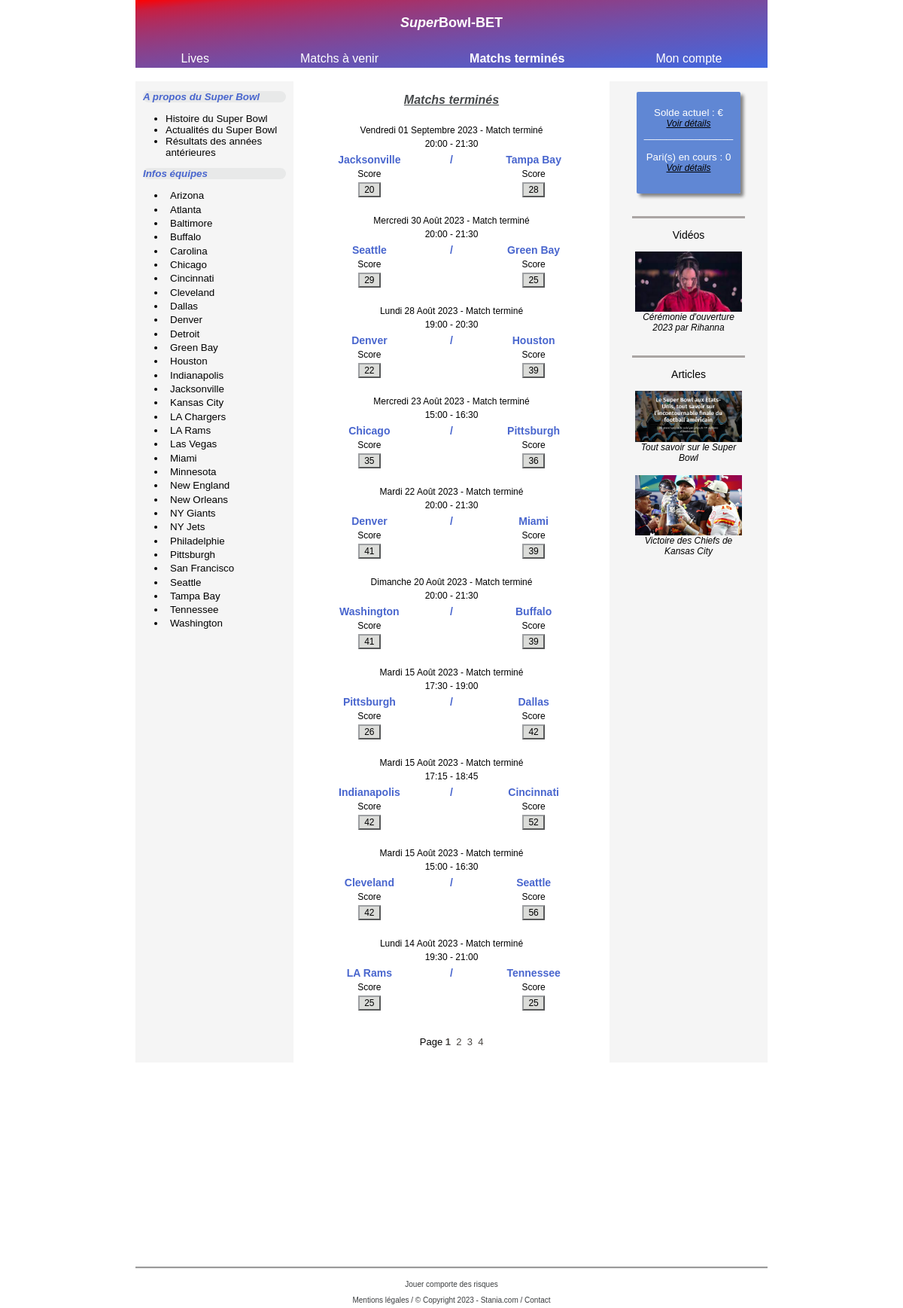
/user/matchs_over_user.php, run on the app's committed database.
### tables this page shows
CREATE TABLE `teams` (
  `team_id` int(11) NOT NULL,
  `team_name` varchar(255) NOT NULL,
  `team_winning_odds` decimal(11,2) NOT NULL,
  `player1` varchar(255) NOT NULL,
  `player2` varchar(255) NOT NULL,
  `player3` varchar(255) NOT NULL,
  `player4` varchar(255) NOT NULL,
  `player5` varchar(255) NOT NULL,
  `player6` varchar(255) NOT NULL,
  `player7` varchar(255) NOT NULL,
  `player8` varchar(255) NOT NULL,
  `player9` varchar(255) NOT NULL,
  `player10` varchar(255) NOT NULL,
  `player11` varchar(255) NOT NULL,
  `comment` text NOT NULL,
  `latest_news` text NOT NULL
);

CREATE TABLE `matchs` (
  `match_id` int(11) NOT NULL,
  `match_date` date NOT NULL,
  `start_time` time NOT NULL,
  `end_time` time NOT NULL,
  `team1_name` varchar(255) NOT NULL,
  `team2_name` varchar(255) NOT NULL,
  `match_name` varchar(255) NOT NULL,
  `match_comment` varchar(255) NOT NULL,
  `date_match_name` varchar(255) NOT NULL,
  `team1_odds` decimal(11,2) NOT NULL,
  `draw_odds` decimal(11,2) NOT NULL,
  `team2_odds` decimal(11,2) NOT NULL,
  `team1_score` int(11) DEFAULT NULL,
  `team2_score` int(11) DEFAULT NULL,
  `team_winning_name` varchar(255) DEFAULT NULL,
  `match_status` varchar(255) NOT NULL,
  `admin_status` varchar(255) NOT NULL
);

### user/matchs_over_user.php (the view, shortened to what the rows shown need)
<?php require_once "../templates/header_home_norefresh.php"; ?>
<br>
      <section class="container_matchs">
         <div class="aside_left">
            <?php include_once "../templates/aside_left_content.php"; ?>
         </div>
         <div class="table_equipe">
            <div class="sous_table">
               <br>
               <?php
               try {
                  require "../constants/pdo.php";
                  $statement = $pdo->query('SELECT * FROM matchs WHERE match_status = "terminé" ORDER BY match_date ASC, start_time ASC', PDO::FETCH_ASSOC);
                  $nbmatch = $statement->fetchAll();
                  $count = count($nbmatch);
                  $itemsPerPage = 10;
                  $nbPages = ceil($count / $itemsPerPage);
                  if ($count < 10) {
                     foreach ($pdo->query('SELECT * FROM matchs WHERE match_status = "terminé" ORDER BY match_date DESC, start_time DESC', PDO::FETCH_ASSOC) as $match_name) {
                        $date =  $match_name['match_date'];
                        $dateUS = DateTime::createFromFormat('Y-m-d', $date);
                        $dateUSfull = date_format($dateUS, 'l d F Y');
                        $dateFRday = str_replace(['Monday', 'Tuesday', 'Wednesday', 'Thursday', 'Friday', 'Saturday', 'Sunday'], ['Lundi', 'Mardi', 'Mercredi', 'Jeudi', 'Vendredi', 'Samedi', 'Dimanche'], $dateUSfull);
                        $match_dateFR = str_replace(['January', 'February', 'March', 'April', 'May', 'June', 'July', 'August', 'September', 'October', 'November', 'December'], ['Janvier', 'Février', 'Mars', 'Avril', 'Mai', 'Juin', 'Juillet', 'Août', 'Septembre', 'Octobre', 'Novembre', 'Décembre'], $dateFRday);
               ?>
                        <div>
                           <table width="100%">
                              <tr width="100%">
                                 <td class="display_td">
                                    <?php echo $match_dateFR . ' - ' . 'Match' . ' ' . $match_name['match_status']; ?>
                                 </td>
                              </tr>
                              <tr width="100%">
                                 <td class="display_td">
                                    <?php echo substr($match_name['start_time'], 0, -3) . ' - ' . substr($match_name['end_time'], 0, -3); ?>
                                 </td>
                              </tr>
                           </table>
                        </div>
                        <div>
                           <table width="100%">
                              <tr>
                                 <td class="display_teamname" width="48%">
                                    <?php echo $match_name['team1_name']; ?>
                                 </td>
                                 <td class="display_teamname" width="4%">
                                    /
                                 </td>
                                 <td class="display_teamname" width="48%">
                                    <?php echo $match_name['team2_name']; ?>
                                 </td>
                              </tr>
                              <tr>
                                 <td class="display_betnumber" width="48%">
                                    Score
                                 </td>
                                 <td class="display_betnumber" width="4%">
                                 </td>
                                 <td class="display_betnumber" width="48%">
                                    Score
                                 </td>
                              </tr>
                              <tr>
                                 <td align="center" width="48%">
                                    <button class="button_score"><?php echo $match_name['team1_score']; ?></button>
                                 </td>
                                 <td align="center" width="4%">
                                 </td>
                                 <td align="center" width="48%">
                                    <button class="button_score"><?php echo $match_name['team2_score']; ?></button>
                                 </td>
                              </tr>
                           </table>
                        </div>
                        <br>
                        <?php }
                  } else {
                     if (isset($_GET["page"])) {
                        $currentPage = $_GET["page"];
                        $limitX = ($currentPage * $itemsPerPage) - 10;
                        $limitY = $itemsPerPage - 1;
                        foreach ($pdo->query('SELECT * FROM matchs WHERE match_status = "terminé" ORDER BY match_date DESC, start_time DESC LIMIT ' . $limitX . ', ' . $limitY . '', PDO::FETCH_ASSOC) as $match_name) {
                           $date =  $match_name['match_date'];
                           $dateUS = DateTime::createFromFormat('Y-m-d', $date);
                           $dateUSfull = date_format($dateUS, 'l d F Y');
                           $dateFRday = str_replace(['Monday', 'Tuesday', 'Wednesday', 'Thursday', 'Friday', 'Saturday', 'Sunday'], ['Lundi', 'Mardi', 'Mercredi', 'Jeudi', 'Vendredi', 'Samedi', 'Dimanche'], $dateUSfull);
                           $match_dateFR = str_replace(['January', 'February', 'March', 'April', 'May', 'June', 'July', 'August', 'September', 'October', 'November', 'December'], ['Janvier', 'Février', 'Mars', 'Avril', 'Mai', 'Juin', 'Juillet', 'Août', 'Septembre', 'Octobre', 'Novembre', 'Décembre'], $dateFRday);
                        ?>
                           <div>
                              <table width="100%">
                                 <tr width="100%">
                                    <td class="display_td">
                                       <?php echo $match_dateFR . ' - ' . 'Match' . ' ' . $match_name['match_status']; ?>
                                    </td>
                                 </tr>
                                 <tr width="100%">
                                    <td class="display_td">
                                       <?php echo substr($match_name['start_time'], 0, -3) . ' - ' . substr($match_name['end_time'], 0, -3); ?>
                                    </td>
                                 </tr>
                              </table>
                           </div>
                           <div>
                              <table width="100%">
                                 <tr>
                                    <td class="display_teamname" width="48%">
                                       <?php echo $match_name['team1_name']; ?>
                                    </td>
                                    <td class="display_teamname" width="4%">
                                       /
                                    </td>
                                    <td class="display_teamname" width="48%">
                                       <?php echo $match_name['team2_name']; ?>
                                    </td>
                                 </tr>
                                 <tr>
                                    <td class="display_betnumber" width="48%">
                                       Score
                                    </td>
                                    <td class="display_betnumber" width="4%">
                                    </td>
                                    <td class="display_betnumber" width="48%">
                                       Score
                                    </td>
                                 </tr>
                                 <tr>
                                    <td align="center" width="48%">
                                       <button class="button_score"><?php echo $match_name['team1_score']; ?></button>
                                    </td>
                                    <td align="center" width="4%">
                                    </td>
                                    <td align="center" width="48%">
                                       <button class="button_score"><?php echo $match_name['team2_score']; ?></button>
                                    </td>
                                 </tr>
                              </table>
                           </div>
                           <br>
                        <?php } ?>
                        <ul class="pages_li">
                           <li>
                              Page <a class="pages_liens <?php if (!isset($currentPage)) {echo 'bold';} ?>" href="matchs_over_user.php">1 &nbsp</a>
                           </li>
                           <?php
                           for ($i = 2; $i <= $nbPages; $i++) { ?>
                              <li class="<?php if (htmlentities($currentPage) == $i) {echo 'bold';} ?>">
                                 <a class="pages_liens" href='matchs_over_user.php?page=<?php echo $i; ?>'><?php echo $i; ?> &nbsp</a>
                              </li>
                           <?php } ?>
                           <li>&nbsp &nbsp &nbsp &nbsp &nbsp</li> <?php
                           echo '</ul>';
                           echo '<br>';
                        } else {
                           foreach ($pdo->query('SELECT * FROM matchs WHERE match_status = "terminé" ORDER BY match_date DESC, start_time DESC LIMIT 0, 10', PDO::FETCH_ASSOC) as $match_name) {
                              $date =  $match_name['match_date'];
                              $dateUS = DateTime::createFromFormat('Y-m-d', $date);
                              $dateUSfull = date_format($dateUS, 'l d F Y');
                              $dateFRday = str_replace(['Monday', 'Tuesday', 'Wednesday', 'Thursday', 'Friday', 'Saturday', 'Sunday'], ['Lundi', 'Mardi', 'Mercredi', 'Jeudi', 'Vendredi', 'Samedi', 'Dimanche'], $dateUSfull);
                              $match_dateFR = str_replace(['January', 'February', 'March', 'April', 'May', 'June', 'July', 'August', 'September', 'October', 'November', 'December'], ['Janvier', 'Février', 'Mars', 'Avril', 'Mai', 'Juin', 'Juillet', 'Août', 'Septembre', 'Octobre', 'Novembre', 'Décembre'], $dateFRday);
                           ?>
                              <div>
                                 <table width="100%">
                                    <tr width="100%">
                                       <td class="display_td">
                                          <?php echo $match_dateFR . ' - ' . 'Match' . ' ' . $match_name['match_status']; ?>
                                       </td>
                                    </tr>
                                    <tr width="100%">
                                       <td class="display_td">
                                          <?php echo substr($match_name['start_time'], 0, -3) . ' - ' . substr($match_name['end_time'], 0, -3); ?>
                                       </td>
                                    </tr>
                                 </table>
                              </div>
                              <div>
                                 <table width="100%">
                                    <tr>
                                       <td class="display_teamname" width="48%">
                                          <?php echo $match_name['team1_name']; ?>
                                       </td>
                                       <td class="display_teamname" width="4%">
                                          /
                                       </td>
                                       <td class="display_teamname" width="48%">
                                          <?php echo $match_name['team2_name']; ?>
                                       </td>
                                    </tr>
                                    <tr>
                                       <td class="display_betnumber" width="48%">
                                          Score
                                       </td>
                                       <td class="display_betnumber" width="4%">
                                       </td>
                                       <td class="display_betnumber" width="48%">
                                          Score
                                       </td>
                                    </tr>
                                    <tr>
                                       <td align="center" width="48%">
                                          <button class="button_score"><?php echo $match_name['team1_score']; ?></button>
                                       </td>
                                       <td align="center" width="4%">
                                       </td>
                                       <td align="center" width="48%">
                                          <button class="button_score"><?php echo $match_name['team2_score']; ?></button>
                                       </td>
                                    </tr>
                                 </table>
                              </div>
                              <br>
                           <?php } ?>
                           <li>&nbsp &nbsp &nbsp &nbsp &nbsp</li> <?php
                              echo '<br>';
                           }
                        }
                     } catch (PDOException $e) {
                        echo 'pb de connexion';
                     }
                              ?>
            </div>
         </div>
      </section>
      <?php require_once "../templates/footer.php"; ?>

### templates/aside_left_content.php (shortened to what the rows shown need)
<?php
try{
   $pdo = new PDO('mysql:host=localhost;dbname=superbowl', username: "root", password: "");
   foreach ($pdo->query('SELECT * FROM teams ORDER BY team_name ASC', PDO::FETCH_ASSOC) as $team)
   {
      ?>
      <form action="teams_info.php" method="POST">
      <ul>
         <li class="teams_list">
            <input class="button_team" type="submit" name="team_name" value="<?php echo $team['team_name']; ?>">
         </li>
      </ul>
      </form>
   <?php }
} catch (PDOException $e) {
   echo 'Accès aux données impossible';}
   ?>

### data on the page
teams: team_name "Arizona"
teams: team_name "Atlanta"
teams: team_name "Baltimore"
teams: team_name "Buffalo"
teams: team_name "Carolina"
teams: team_name "Chicago"
teams: team_name "Cincinnati"
teams: team_name "Cleveland"
teams: team_name "Dallas"
teams: team_name "Denver"
teams: team_name "Detroit"
teams: team_name "Green Bay"
teams: team_name "Houston"
teams: team_name "Indianapolis"
teams: team_name "Jacksonville"
teams: team_name "Kansas City"
teams: team_name "LA Chargers"
teams: team_name "LA Rams"
teams: team_name "Las Vegas"
teams: team_name "Miami"
teams: team_name "Minnesota"
teams: team_name "New England"
teams: team_name "New Orleans"
teams: team_name "NY Giants"
teams: team_name "NY Jets"
teams: team_name "Philadelphie"
teams: team_name "Pittsburgh"
teams: team_name "San Francisco"
teams: team_name "Seattle"
teams: team_name "Tampa Bay"
teams: team_name "Tennessee"
teams: team_name "Washington"
matchs: match_date "Vendredi 01 Septembre 2023", match_status "terminé", start_time "20:00", end_time "21:30", team1_name "Jacksonville", team2_name "Tampa Bay", team1_score "20", team2_score "28"
matchs: match_date "Mercredi 30 Août 2023", match_status "terminé", start_time "20:00", end_time "21:30", team1_name "Seattle", team2_name "Green Bay", team1_score "29", team2_score "25"
matchs: match_date "Lundi 28 Août 2023", match_status "terminé", start_time "19:00", end_time "20:30", team1_name "Denver", team2_name "Houston", team1_score "22", team2_score "39"
matchs: match_date "Mercredi 23 Août 2023", match_status "terminé", start_time "15:00", end_time "16:30", team1_name "Chicago", team2_name "Pittsburgh", team1_score "35", team2_score "36"
matchs: match_date "Mardi 22 Août 2023", match_status "terminé", start_time "20:00", end_time "21:30", team1_name "Denver", team2_name "Miami", team1_score "41", team2_score "39"
matchs: match_date "Dimanche 20 Août 2023", match_status "terminé", start_time "20:00", end_time "21:30", team1_name "Washington", team2_name "Buffalo", team1_score "41", team2_score "39"
matchs: match_date "Mardi 15 Août 2023", match_status "terminé", start_time "17:30", end_time "19:00", team1_name "Pittsburgh", team2_name "Dallas", team1_score "26", team2_score "42"
matchs: match_date "Mardi 15 Août 2023", match_status "terminé", start_time "17:15", end_time "18:45", team1_name "Indianapolis", team2_name "Cincinnati", team1_score "42", team2_score "52"
matchs: match_date "Mardi 15 Août 2023", match_status "terminé", start_time "15:00", end_time "16:30", team1_name "Cleveland", team2_name "Seattle", team1_score "42", team2_score "56"
matchs: match_date "Lundi 14 Août 2023", match_status "terminé", start_time "19:30", end_time "21:00", team1_name "LA Rams", team2_name "Tennessee", team1_score "25", team2_score "25"

### other printed values
$count "0"
